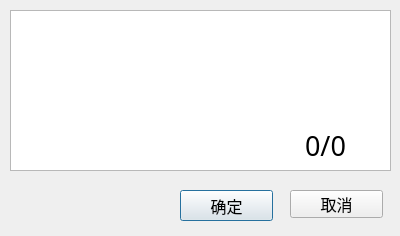
<?xml version="1.0" encoding="UTF-8"?>
<ui version="4.0">
 <class>editText</class>
 <widget class="QDialog" name="editText">
  <property name="geometry">
   <rect>
    <x>0</x>
    <y>0</y>
    <width>400</width>
    <height>236</height>
   </rect>
  </property>
  <property name="windowTitle">
   <string>Dialog</string>
  </property>
  <widget class="QPlainTextEdit" name="plainTextEdit">
   <property name="geometry">
    <rect>
     <x>10</x>
     <y>10</y>
     <width>381</width>
     <height>161</height>
    </rect>
   </property>
   <property name="font">
    <font>
     <family>宋体</family>
     <pointsize>18</pointsize>
    </font>
   </property>
   <property name="cursor" stdset="0">
    <cursorShape>IBeamCursor</cursorShape>
   </property>
   <property name="plainText">
    <string/>
   </property>
  </widget>
  <widget class="QPushButton" name="no">
   <property name="geometry">
    <rect>
     <x>290</x>
     <y>190</y>
     <width>93</width>
     <height>28</height>
    </rect>
   </property>
   <property name="font">
    <font>
     <family>幼圆</family>
     <pointsize>12</pointsize>
    </font>
   </property>
   <property name="cursor">
    <cursorShape>PointingHandCursor</cursorShape>
   </property>
   <property name="text">
    <string>取消</string>
   </property>
  </widget>
  <widget class="QPushButton" name="yes">
   <property name="geometry">
    <rect>
     <x>180</x>
     <y>190</y>
     <width>93</width>
     <height>31</height>
    </rect>
   </property>
   <property name="font">
    <font>
     <family>幼圆</family>
     <pointsize>12</pointsize>
    </font>
   </property>
   <property name="cursor">
    <cursorShape>PointingHandCursor</cursorShape>
   </property>
   <property name="text">
    <string>确定</string>
   </property>
   <property name="autoDefault">
    <bool>false</bool>
   </property>
   <property name="default">
    <bool>true</bool>
   </property>
  </widget>
  <widget class="QLabel" name="label">
   <property name="geometry">
    <rect>
     <x>270</x>
     <y>130</y>
     <width>111</width>
     <height>31</height>
    </rect>
   </property>
   <property name="font">
    <font>
     <family>Agency FB</family>
     <pointsize>20</pointsize>
    </font>
   </property>
   <property name="text">
    <string>0/0</string>
   </property>
   <property name="alignment">
    <set>Qt::AlignCenter</set>
   </property>
  </widget>
 </widget>
 <resources/>
 <connections/>
</ui>
